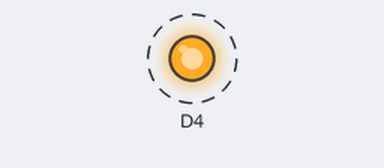
Bench run of a sketch on a simulated ESP8266 (NodeMCU). Parts: output pins drawn as LEDs (lit = HIGH). Dashed ring = blinking. WiFi joins after 1.5 s; servers stay silent unless stated; what the sketch prints to the serial monitor is not drawn.

Above: at 1.7 s.
Timing chart, 0 to 4.5 s (numbered marks = the images above):
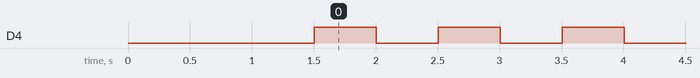

The sketch:

frimware-ota-station.ino
```cpp
#include <ESP8266WiFi.h>
#include <WiFiClient.h>
#include <ESP8266WebServer.h>
#include <ESP8266mDNS.h>
#include <ESP8266HTTPUpdateServer.h>
const char* ssid = "Chu Quang";
const char* password = "1234567890";

const char* host = "ESP8266";
const char* updatePath = "/update";
const char* updateUsername = "admin";
const char* updatePassword = "admin";

ESP8266WebServer webServer(80);
ESP8266HTTPUpdateServer httpUpdater;
//-----------------------------------------//
const char MainPage[] PROGMEM = R"=====(
  <!DOCTYPE html>
  <html>
   <head>
       <title>ESP826</title>
       <style>
          body{
            text-align: center;
          }
       </style>
       <meta name="viewport" content="width=device-width,user-scalable=0" charset="UTF-8">
   </head>
   <body>
      <div>
        <button onclick="window.location.href='/update'">UPLOAD FIRMWARE</button><br><br>
      </div>
      <script>
      </script>
   </body>
  </html>
)=====";

void setup(void){
  Serial.begin(115200);
  Serial.println();
  Serial.println("Đang khởi động chương trình...");
  WiFi.mode(WIFI_STA);
  WiFi.begin(ssid, password);

  while(WiFi.waitForConnectResult() != WL_CONNECTED){
    WiFi.begin(ssid, password);
    Serial.println("Kết nối Wi-Fi thất bại, đang thử lại...");
  }
  Serial.print("Địa chỉ IP: ");
  Serial.println(WiFi.localIP());
  MDNS.begin(host);
  MDNS.addService("http", "tcp", 80);

  httpUpdater.setup(&webServer, updatePath, updateUsername, updatePassword);
  webServer.on("/",[]{
    String s = MainPage;
    webServer.send(200,"text/html",s);
  });
  webServer.begin();
  Serial.println("Khởi động Webserer, thành công.");

  //=========Chương trình Chính=====//
  pinMode(D4,OUTPUT);
  //============End=================//
}

void loop(void){
  MDNS.update();
  webServer.handleClient();
  //====Chương trình Chính==========//
  digitalWrite(D4,!digitalRead(D4));
  delay(500);
  //=========End====================//
}
```

Measured:
- by itself, D4: alternates HIGH for 0.50 s and LOW for 0.50 s
